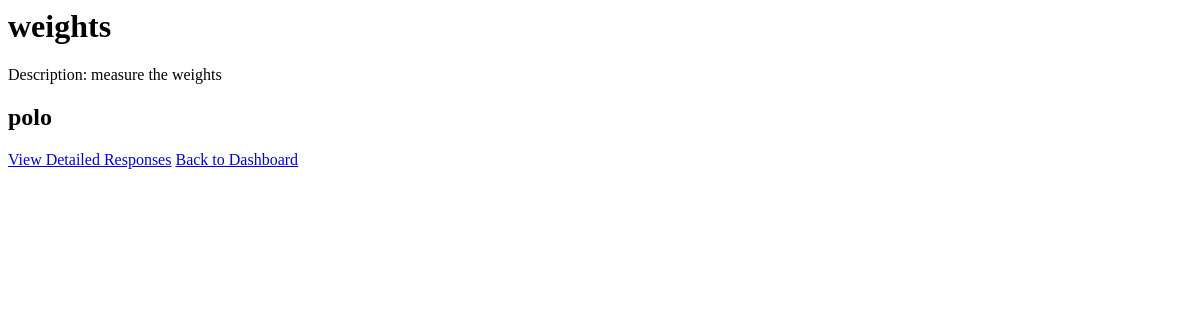
Page /users/lab-report/1/ on the earlier database version.
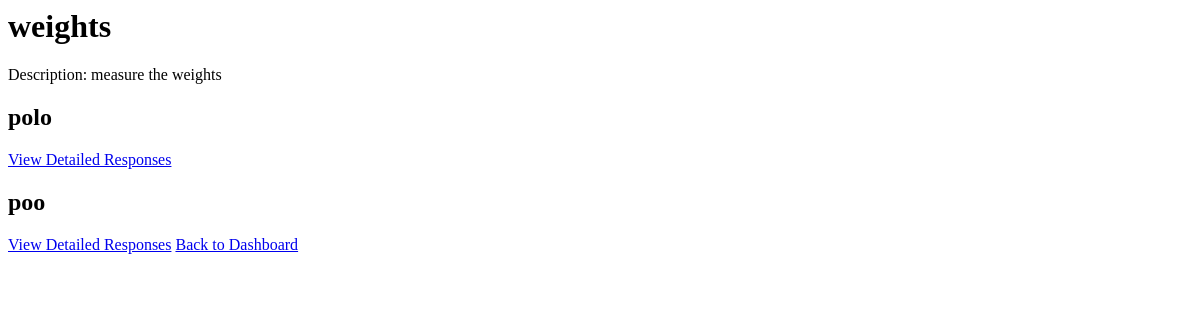
Same page on the later database version.
### users/models.py (models this page shows)
class User(AbstractUser):
    class Role(models.TextChoices):
        STUDENT = 'ST', _('Student')
        LAB_TECH = 'LT', _('Lab Technician')
        LECTURER = 'LE', _('Lecturer')
    role = models.CharField(
        max_length=2,
        choices=Role.choices,
        default=Role.STUDENT,
    )
    groups = models.ManyToManyField(Group, verbose_name=_('groups'), blank=True, help_text=_(
        'The groups this user belongs to. A user will get all permissions granted to each of their groups.'),
        related_name="user_set_custom",
        related_query_name="user",
    )
    user_permissions = models.ManyToManyField(
        Permission,
        verbose_name=_('user permissions'),
        blank=True,
        help_text=_('Specific permissions for this user.'),
        related_name="user_set_custom",
        related_query_name="user",
    )

### users/views.py (the view)
def lab_report_detail_for_tech(request, lab_report_id):
    lab_report = LabReport.objects.get(id=lab_report_id)
    student_responses = StudentResponse.objects.filter(lab_report=lab_report)
    responses_by_student = {}
    for response in student_responses:
        if response.student not in responses_by_student:
            responses_by_student[response.student] = []
        responses_by_student[response.student].append(response)
    context = {
        'lab_report': lab_report,
        'responses_by_student': responses_by_student,
    }
    return render(request, 'grading/lab_report_detail.html', context)

### users/templates/grading/lab_report_detail.html
<h1>{{ lab_report.title }}</h1>
<p>Description: {{ lab_report.description }}</p>
{% for student, responses in responses_by_student.items %}
<h2>{{ student.username }}</h2>
<a href="{% url 'detailed_responses' lab_report.id student.id %}"
  >View Detailed Responses</a
>
{% empty %}
<p>No responses found.</p>
{% endfor %}
<a href="{% url 'dashboard' %}">Back to Dashboard</a>

Differences in the rows shown:
added User: username "poo"
